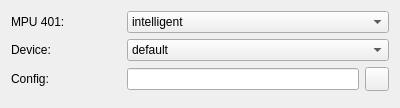
         <widget class="QWidget" name="pageMidi">
          <property name="geometry">
           <rect>
            <x>0</x>
            <y>0</y>
            <width>396</width>
            <height>108</height>
           </rect>
          </property>
          <attribute name="label">
           <string>Midi</string>
          </attribute>
          <layout class="QGridLayout" name="gridLayout_8">
           <item row="0" column="0">
            <layout class="QVBoxLayout" name="vlMidi">
             <item>
              <layout class="QHBoxLayout" name="hlMidiMpu401">
               <item>
                <widget class="QLabel" name="labelMDIMPU401">
                 <property name="minimumSize">
                  <size>
                   <width>110</width>
                   <height>0</height>
                  </size>
                 </property>
                 <property name="maximumSize">
                  <size>
                   <width>110</width>
                   <height>16777215</height>
                  </size>
                 </property>
                 <property name="text">
                  <string>MPU 401:</string>
                 </property>
                 <property name="buddy">
                  <cstring>comboBoxMDIMPU</cstring>
                 </property>
                </widget>
               </item>
               <item>
                <widget class="QComboBox" name="comboBoxMDIMPU">
                 <property name="currentIndex">
                  <number>2</number>
                 </property>
                 <item>
                  <property name="text">
                   <string>none</string>
                  </property>
                 </item>
                 <item>
                  <property name="text">
                   <string>uart</string>
                  </property>
                 </item>
                 <item>
                  <property name="text">
                   <string>intelligent</string>
                  </property>
                 </item>
                </widget>
               </item>
              </layout>
             </item>
             <item>
              <layout class="QHBoxLayout" name="hlMidiDevice">
               <item>
                <widget class="QLabel" name="labelMDIDevice">
                 <property name="minimumSize">
                  <size>
                   <width>110</width>
                   <height>0</height>
                  </size>
                 </property>
                 <property name="maximumSize">
                  <size>
                   <width>110</width>
                   <height>16777215</height>
                  </size>
                 </property>
                 <property name="text">
                  <string>Device:</string>
                 </property>
                 <property name="buddy">
                  <cstring>comboBoxMDIDevice</cstring>
                 </property>
                </widget>
               </item>
               <item>
                <widget class="QComboBox" name="comboBoxMDIDevice">
                 <item>
                  <property name="text">
                   <string>default</string>
                  </property>
                 </item>
                 <item>
                  <property name="text">
                   <string>alsa</string>
                  </property>
                 </item>
                 <item>
                  <property name="text">
                   <string>oss</string>
                  </property>
                 </item>
                 <item>
                  <property name="text">
                   <string>win32</string>
                  </property>
                 </item>
                 <item>
                  <property name="text">
                   <string>coreaudio</string>
                  </property>
                 </item>
                 <item>
                  <property name="text">
                   <string>none</string>
                  </property>
                 </item>
                </widget>
               </item>
              </layout>
             </item>
             <item>
              <layout class="QHBoxLayout" name="hlMidiConfig">
               <item>
                <widget class="QLabel" name="labelMDIConfig">
                 <property name="minimumSize">
                  <size>
                   <width>110</width>
                   <height>0</height>
                  </size>
                 </property>
                 <property name="maximumSize">
                  <size>
                   <width>110</width>
                   <height>16777215</height>
                  </size>
                 </property>
                 <property name="text">
                  <string>Config:</string>
                 </property>
                 <property name="buddy">
                  <cstring>lineEditMDIConfig</cstring>
                 </property>
                </widget>
               </item>
               <item>
                <widget class="QLineEdit" name="lineEditMDIConfig"/>
               </item>
               <item>
                <widget class="QPushButton" name="btnConfig">
                 <property name="minimumSize">
                  <size>
                   <width>24</width>
                   <height>24</height>
                  </size>
                 </property>
                 <property name="maximumSize">
                  <size>
                   <width>24</width>
                   <height>24</height>
                  </size>
                 </property>
                 <property name="text">
                  <string/>
                 </property>
                 <property name="icon">
                  <iconset resource="../../../resource/dboxfe.qrc">
                   <normaloff>:/pics/images/folder-open_16.png</normaloff>:/pics/images/folder-open_16.png</iconset>
                 </property>
                </widget>
               </item>
              </layout>
             </item>
            </layout>
           </item>
           <item row="1" column="0">
            <spacer name="vsMidi">
             <property name="orientation">
              <enum>Qt::Vertical</enum>
             </property>
             <property name="sizeHint" stdset="0">
              <size>
               <width>378</width>
               <height>117</height>
              </size>
             </property>
            </spacer>
           </item>
          </layout>
         </widget>
